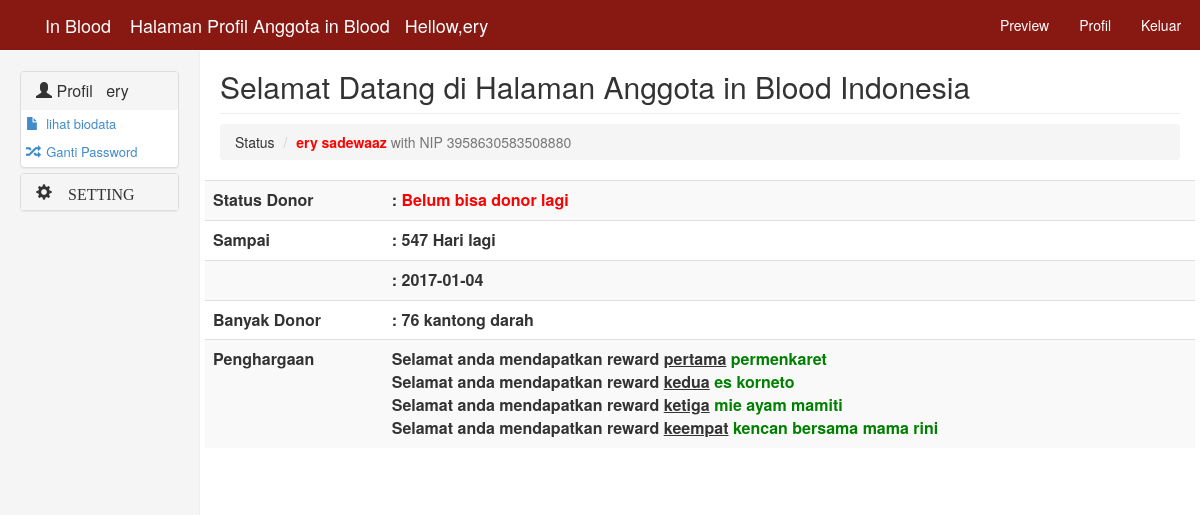
The app's page /login/akun (signed in) with its own data.
### tables this page shows
CREATE TABLE IF NOT EXISTS `akun` (
  `nip` char(16) NOT NULL,
  `nama` varchar(100) NOT NULL,
  `telp` varchar(12) NOT NULL,
  `email` varchar(75) NOT NULL,
  `alamat` text NOT NULL,
  `agama` varchar(20) NOT NULL,
  `tempatlahir` varchar(100) NOT NULL,
  `tgllahir` date NOT NULL,
  `jenisk` varchar(15) NOT NULL,
  `banyakdonor` int(4) NOT NULL,
  `username` varchar(25) NOT NULL,
  `password` varchar(125) NOT NULL,
  `status` varchar(10) NOT NULL,
  `idjdarah` int(2) NOT NULL
);

CREATE TABLE IF NOT EXISTS `darah` (
  `iddarah` int(11) NOT NULL,
  `nip` char(16) NOT NULL,
  `idrs` int(7) NOT NULL,
  `tglmasuk` date NOT NULL,
  `tglexp` date NOT NULL,
  `status` varchar(15) NOT NULL,
  `statusex` varchar(2) NOT NULL
);

### login/akun/beranda.php (the view, shortened to what this page needs)
<h2  class="sub-header">Selamat Datang di Halaman Anggota in Blood Indonesia</h2>
<ul class="breadcrumb">
	<li>Status</li>
	<li class="active"><b style="color: red"><?php echo $_SESSION['nama']; ?></b> with NIP <?php echo $_SESSION['nip']; ?></li>
</ul>
<div class="row">
		<table class="table table-striped">
	<?php
		$tampil = mysqli_query($koneksi, "SELECT darah.tglexp as tglexp, darah.statusex as statusex, akun.banyakdonor as banyakdonor FROM akun, darah  where darah.nip=akun.nip && akun.nip= '$_SESSION[nip]' order by darah.tglmasuk asc limit 1") or die(mysqli_error($koneksi));
		$data = mysqli_fetch_array($tampil)
	?>
			<tr >
				<th>Status Donor</th>
				<th>:
				<?php if($data['statusex']=="ex"){ ?>
						<font style="font-weight: bold; color: green"> Bisa Donor</font>
					</th>
				</tr>
				<?php }else{ ?>
					<font style="font-weight: bold; color: red"> Belum bisa donor lagi</font>
				</th>
			</tr>
			<tr>
				<th>Sampai</th>
				<th>: <b>
				<?php
					$d1 =new DateTime("Asia/Jakarta");
					$d2 =new DateTime($data['tglexp']);
			 		$sisa = $d2 ->diff ($d1);
			 		echo $sisa->days;
			 	?></b> Hari lagi
				</th>
			</tr>
			<tr>
				<th></th>
				<th>: <?= $data['tglexp']; ?></th>
			</tr>
			<?php } ?>
			<tr>
				<th>Banyak Donor</th>
				<th>: <b><?= $data['banyakdonor']; ?></b> kantong darah</th>
			</tr>
			<tr>
				<th>Penghargaan</th>
				<th>
					<?php
				$hbd=$data['banyakdonor'];
				if($hbd>=10 && $hbd<25){
					?><b>Selamat anda mendapatkan reward <u>pertama</u> <font style="color: green">permenkaret</font></b><?php ;
				}elseif($hbd>=25 && $hbd<50){
					?>
					<b>Selamat anda mendapatkan reward <u>pertama</u> <font style="color: green">permenkaret</font></b><br>
					<b>Selamat anda mendapatkan reward <u>kedua</u> <font style="color: green">es korneto</font></b><?php ;
				}elseif($hbd>=75 && $hbd<100){
					?>
					<b>Selamat anda mendapatkan reward <u>pertama</u> <font style="color: green">permenkaret</font></b><br>
					<b>Selamat anda mendapatkan reward <u>kedua</u> <font style="color: green">es korneto</font></b><br>
					<b>Selamat anda mendapatkan reward <u>ketiga</u> <font style="color: green">mie ayam mamiti</font></b><br>
					<b>Selamat anda mendapatkan reward <u>keempat</u> <font style="color: green">kencan bersama mama rini</font></b><?php ;
				}else{
					;
				}
			 ?>
				</th>
			</tr>
	</table>

### css/admin.css (style rules this page uses)
.sub-header { margin-top: 50px; padding-bottom: 10px; border-bottom: 1px solid #eee; }

### records on screen
akun: darah.tglexp "547", darah.tglexp "2017-01-04", banyakdonor "76"

### other values on screen
$_SESSION['username'] "ery"
$_SESSION['nama'] "ery sadewaaz"
$_SESSION['nip'] "3958630583508880"
